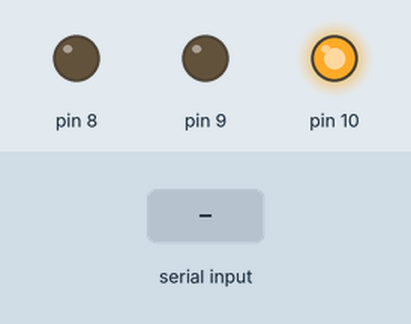
Recording of a sketch running on a simulated Arduino Uno, built with avr-gcc and run on an emulated ATmega328P. Shown: output pins drawn as LEDs (lit = HIGH). The test bench sets the inputs (shaded band).

Above: at 1.2 s.
1.3 s: "1" received over Serial
At 2.3 s:
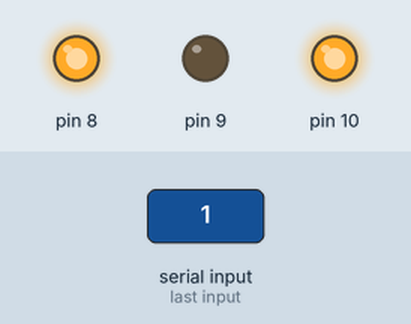
2.8 s: "2" received over Serial
At 3.5 s:
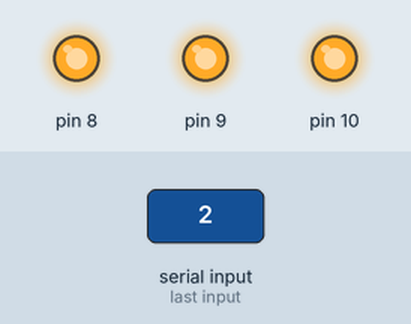
4.3 s: "0" received over Serial
At 4.6 s:
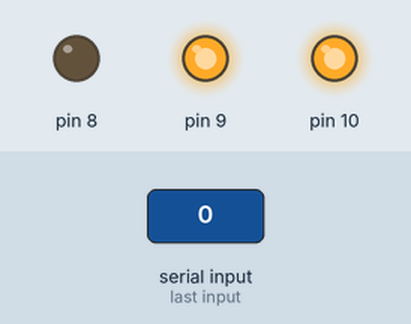
5.8 s: "3" received over Serial
At 6.9 s:
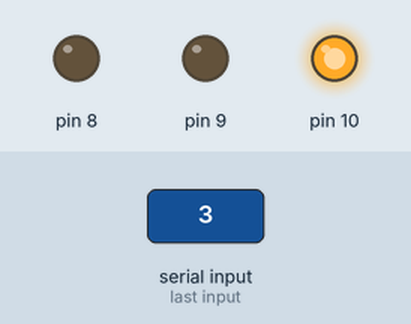
Timing chart, 0 to 8.3 s (numbered marks = the images above; inputs shaded):
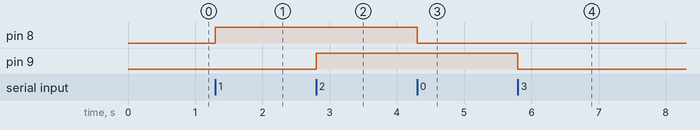

The sketch:

Rajasthan_LIGHT.ino
```cpp
int incomingByte = 0;   // for incoming serial data

void setup() {
    pinMode(8,OUTPUT);
    pinMode(9,OUTPUT);
    pinMode(10,OUTPUT);
    digitalWrite(10, HIGH);
        Serial.begin(74880);     // opens serial port, sets data rate to 9600 bps
}

void loop() {

        // send data only when you receive data:
        /*if (Serial.available() > 0) {
                // read the incoming byte:
                incomingByte = Serial.parseInt();

                // say what you got:
                Serial.print("I received: ");
                Serial.println(incomingByte, DEC);
        }*/
        while(Serial.available()){
            incomingByte = Serial.read();
           // Serial.print("I received: ");
           //     Serial.println(incomingByte, DEC);
                if(incomingByte == '1'){
                  digitalWrite(8,HIGH);
                  }
                  else if(incomingByte == '2')
                  digitalWrite(9,HIGH);
                  else if(incomingByte == '3')
                  digitalWrite(9,LOW);
                  else
                  digitalWrite(8,LOW);

          }
}
```

Measured:
- after the input at 1.3 s, pin 8: LOW → HIGH at once
- after the input at 2.8 s, pin 9: LOW → HIGH at once
- after the input at 4.3 s, pin 8: HIGH → LOW at once
- after the input at 5.8 s, pin 9: HIGH → LOW at once
